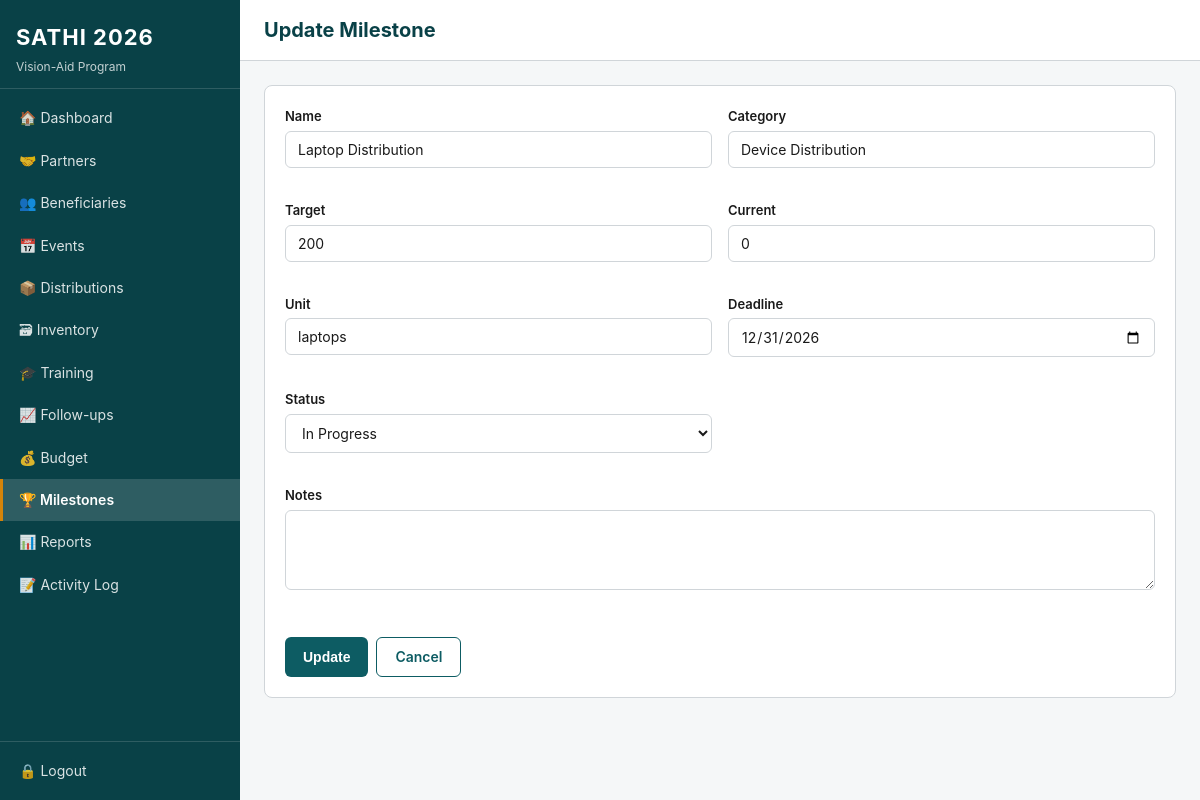
/milestones/1/edit (signed in), run on the app's committed database.
### tables this page shows
CREATE TABLE milestones (
            id INTEGER PRIMARY KEY AUTOINCREMENT,
            name TEXT NOT NULL, category TEXT,
            target_value INTEGER DEFAULT 0, current_value INTEGER DEFAULT 0,
            unit TEXT DEFAULT 'units', deadline TEXT,
            status TEXT DEFAULT 'In Progress', notes TEXT,
            created_at TEXT DEFAULT (datetime('now')),
            updated_at TEXT DEFAULT (datetime('now'))
        );

### app.py (the view, shortened to what this page needs)
@app.route('/milestones/<int:id>/edit', methods=['GET','POST'])
@login_required
def milestone_edit(id):
    db = get_db()
    m = db.execute("SELECT * FROM milestones WHERE id=?", (id,)).fetchone()
    if not m: flash('Not found.','danger'); db.close(); return redirect(url_for('milestone_list'))
    db.close(); return render_template('milestones/form.html', milestone=m)

### app.py (called while the page is built)
def login_required(f):
    @wraps(f)
    def decorated(*args, **kwargs):
        pw = get_password()
        if pw and not session.get('authenticated'):
            return redirect(url_for('login', next=request.path))
        return f(*args, **kwargs)
    return decorated

### config.py (called while the page is built)
def get_password():
    pw = PASSWORD.strip() if PASSWORD else None
    if not pw:
        pw = os.environ.get("SATHI_PASSWORD", "").strip() or None
    return pw

### database.py (called while the page is built)
def get_db():
    conn = sqlite3.connect(DB_PATH)
    conn.row_factory = sqlite3.Row
    conn.execute("PRAGMA foreign_keys = ON")
    return conn

### templates/milestones/form.html
{% extends "base.html" %}
{% block title %}Edit Milestone{% endblock %}{% block page_title %}Update Milestone{% endblock %}
{% block content %}<div class="card"><form method="post" class="form-grid">
    <div class="form-group"><label for="name">Name</label><input type="text" name="name" id="name" value="{{ milestone.name }}" required></div>
    <div class="form-group"><label for="category">Category</label><input type="text" name="category" id="category" value="{{ milestone.category or '' }}"></div>
    <div class="form-group"><label for="target_value">Target</label><input type="number" name="target_value" id="target_value" min="0" value="{{ milestone.target_value }}"></div>
    <div class="form-group"><label for="current_value">Current</label><input type="number" name="current_value" id="current_value" min="0" value="{{ milestone.current_value }}"></div>
    <div class="form-group"><label for="unit">Unit</label><input type="text" name="unit" id="unit" value="{{ milestone.unit or 'units' }}"></div>
    <div class="form-group"><label for="deadline">Deadline</label><input type="date" name="deadline" id="deadline" value="{{ milestone.deadline if milestone.deadline else '' }}"></div>
    <div class="form-group"><label for="status">Status</label><select name="status" id="status">{% for s in ['In Progress','On Track','At Risk','Completed'] %}<option value="{{ s }}" {% if milestone.status == s %}selected{% endif %}>{{ s }}</option>{% endfor %}</select></div>
    <div class="form-group form-full"><label for="notes">Notes</label><textarea name="notes" id="notes">{{ milestone.notes if milestone.notes else '' }}</textarea></div>
    <div class="form-actions"><button type="submit" class="btn btn-primary">Update</button><a href="{{ url_for('milestone_list') }}" class="btn btn-outline">Cancel</a></div>
</form></div>{% endblock %}

### static/css/style.css (style rules this page uses)
:root { --primary:#0D5C63;--primary-dark:#094147;--primary-light:#e8f4f5;--accent:#D4840A;--accent-light:#fef3e2;--success:#1a7431;--success-bg:#e8f5e9;--danger:#b71c1c;--danger-bg:#fce4e4;--warning:#8a6d00;--warning-bg:#fff8e1;--info:#0d47a1;--info-bg:#e3f2fd;--text:#1a1a1a;--text-muted:#555;--bg:#f5f7f8;--white:#fff;--border:#d0d5d9;--sidebar-width:240px;--radius:8px; }
*,*::before,*::after { box-sizing:border-box;margin:0;padding:0; }
body { font-family:-apple-system,BlinkMacSystemFont,"Segoe UI",Roboto,sans-serif;font-size:15px;line-height:1.6;color:var(--text);background:var(--bg); }
.card { background:var(--white);border-radius:var(--radius);border:1px solid var(--border);padding:20px;margin-bottom:16px; }
.btn { display:inline-block;padding:8px 18px;border-radius:6px;font-size:14px;font-weight:600;text-decoration:none;cursor:pointer;border:none;transition:background 0.2s; }
.btn-primary { background:var(--primary);color:var(--white); }
.btn-outline { background:transparent;color:var(--primary);border:1.5px solid var(--primary); }
.form-grid { display:grid;grid-template-columns:1fr 1fr;gap:16px; }
.form-group { margin-bottom:16px; }
.form-group label { display:block;font-size:13px;font-weight:600;color:var(--text);margin-bottom:4px; }
.form-group input,.form-group select,.form-group textarea { width:100%;padding:9px 12px;border:1.5px solid var(--border);border-radius:6px;font-size:14px;font-family:inherit;color:var(--text);background:var(--white); }
.form-group textarea { min-height:80px;resize:vertical; }
.form-full { grid-column:1/-1; }
.form-actions { grid-column:1/-1;display:flex;gap:8px;padding-top:8px; }

### data on the page
milestones: name "Laptop Distribution", category "Device Distribution", target_value "200", current_value "0", unit "laptops", deadline "12/31/2026", status "In Progress"
